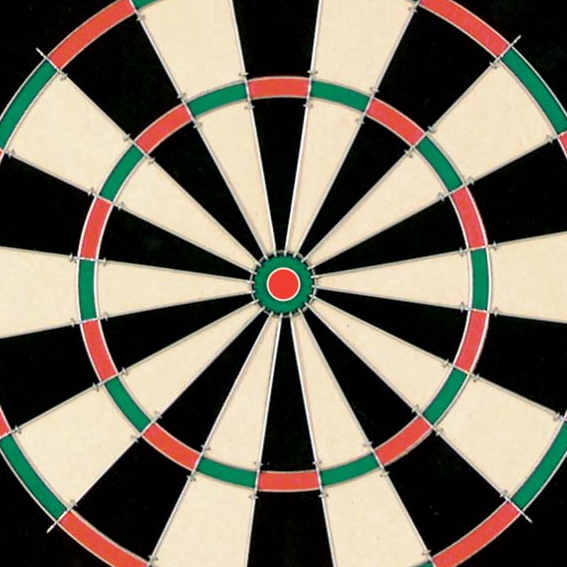
//> input picture COMS30121-CW-Report/Code/dart.bmp, 567 x 567 px
$ ./hough dart.bmp   (built with g++ and OpenCV 4)
//> lines starting //> are read from the running program, lines starting //| are printed output that depends on the picture; after the words box and inside, x2 and y2 are one past the last pixel; in counts of white or black regions, pixels touching at a corner belong together
// header inclusion
// header inclusion
#include <stdio.h>
#include "opencv2/objdetect/objdetect.hpp"
#include "opencv2/opencv.hpp"
#include "opencv2/core/core.hpp"
#include "opencv2/highgui/highgui.hpp"
#include "opencv2/imgproc/imgproc.hpp"
#include <iostream>

using namespace std;
using namespace cv;

int main( int argc, const char** argv )
{
       // 1. Read Input Image
	Mat src = imread(argv[1], CV_LOAD_IMAGE_COLOR);
//> src is the input picture: 567 rows x 567 cols, CV_8UC3; mean B, G, R 96.6, 111.5, 119.5
  Mat src_grey;

  /**
  *** Sobel edge detection code example courtesy of openCV tutorial
  *** https://docs.opencv.org/2.4/doc/tutorials/imgproc/imgtrans/sobel_derivatives/sobel_derivatives.html
  **/

  GaussianBlur(src, src, Size(3,3), 0, 0, BORDER_DEFAULT);

  cvtColor(src, src_grey, CV_BGR2GRAY);
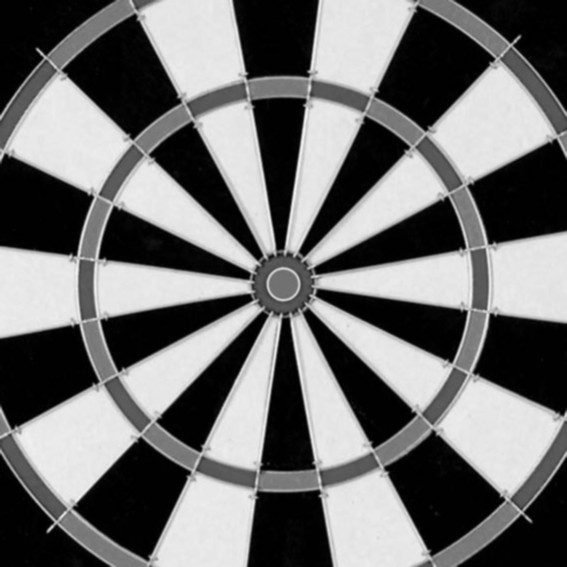
//> src_grey: 567 rows x 567 cols, CV_8UC1; min 0, max 242, mean 112.3

  Mat grad_x, grad_y;
  Mat abs_grad_x, abs_grad_y;

  Sobel(src_grey, grad_x, CV_32F, 1, 0, 3);
  Sobel(src_grey, grad_y, CV_32F, 0, 1, 3);
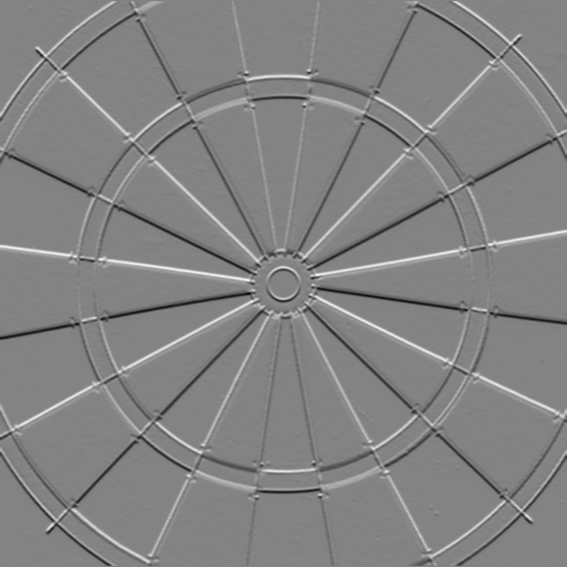
//> grad_y: 567 rows x 567 cols, CV_32FC1; min -628, max 592, mean 0.1; drawn with min black and max white

  convertScaleAbs(grad_x, abs_grad_x);
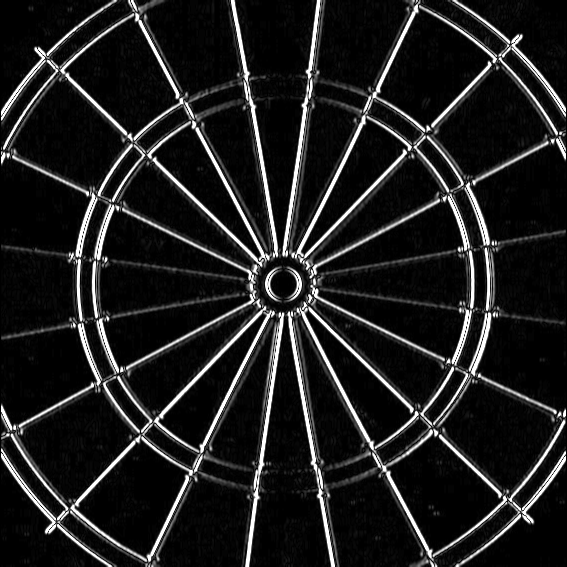
//> abs_grad_x: 567 rows x 567 cols, CV_8UC1; min 0, max 255, mean 30
  convertScaleAbs(grad_y, abs_grad_y);
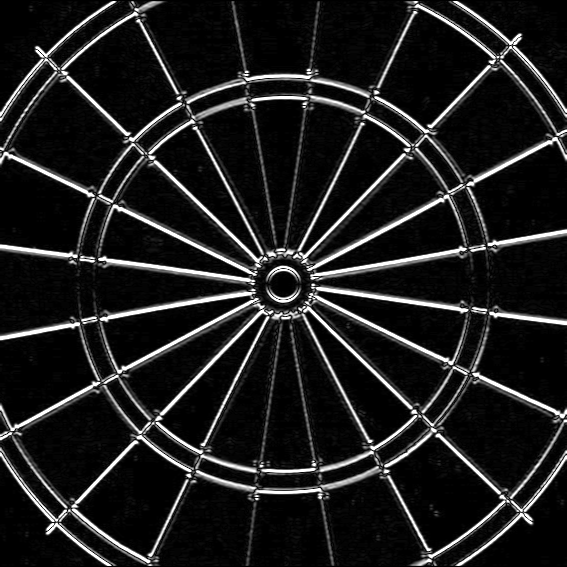
//> abs_grad_y: 567 rows x 567 cols, CV_8UC1; min 0, max 255, mean 29.8

  Mat gradMag;
	Mat gradDir = src_grey.clone();

  magnitude(grad_x, grad_y, gradMag);


	for(int y = 0; y < gradDir.rows; y++){
		for(int x = 0; x < src_grey.cols; x++){
			gradDir.at<uchar>(y,x) = atan(grad_y.at<float>(y,x) / grad_x.at<float>(y,x));
		}
	}
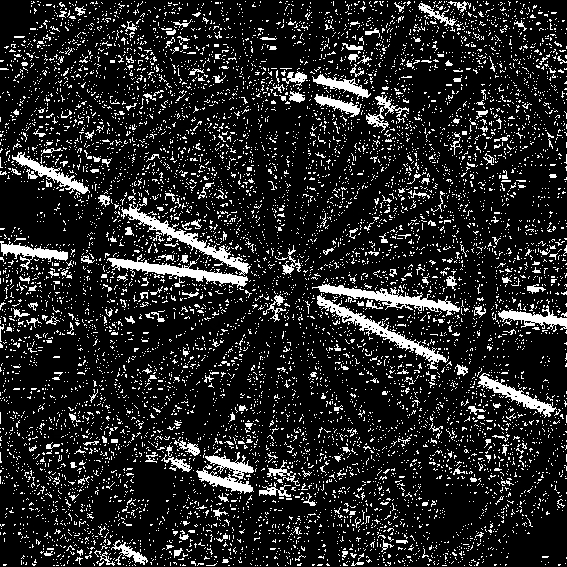
//> gradDir: 567 rows x 567 cols, CV_8UC1; min 0, max 255, mean 37.5


	int thr = 100;
  for(int i = 0; i < gradMag.rows; i++)
  {
    for(int j = 0; j < gradMag.cols; j++)
    {
      if(gradMag.at<float>(i,j) < thr) gradMag.at<float>(i,j) = 0;
      else gradMag.at<float>(i,j) = 255;
    }
  }
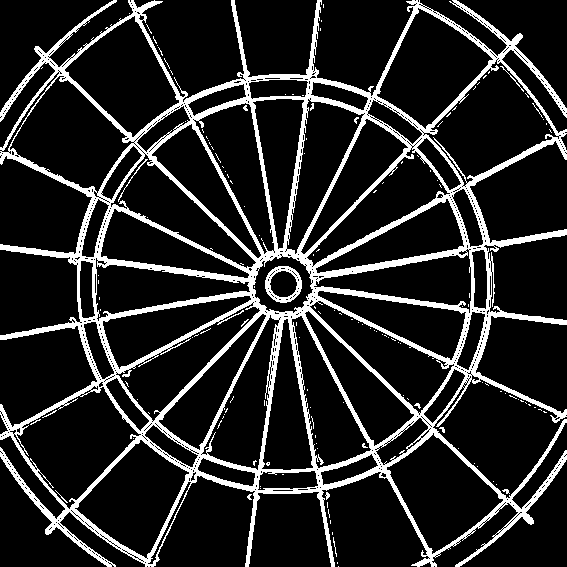
//> gradMag: 567 rows x 567 cols, CV_32FC1; 15% white; 147 white regions (137 under 20 px), largest, box (x1, y1, x2, y2) and area: (0, 0, 567, 567) 47029, (265, 266, 302, 303) 500, (118, 159, 148, 202) 67

  imwrite("grad.png", gradMag);
	imwrite("dir.png", gradDir);


	int radmin = 30;
	int radmax = 50;
	int radGrain = 1;

	//float yScaleMin = 1; Has to be y to keep hough_space as ints
	//float yScaleMax = 1; can change it to x to make it easier to visualise but
	//float yScaleGrain = 10; it might be more difficult to think about codewise

	//float rotMin = 0; keep in degrees and change in sin/cos to rads to keep
	//float rotMax = 360; hough space as ints
	//float rotGrain = 1;

	int edge_thr = 100;

	int dims[3] = {gradMag.rows, gradMag.cols, radmax-radmin};
//> dims = [567, 567, 20]
	//int dims[5] = {gradMag.rows, gradMag.cols, radmax-radmin, yScaleMax - yScaleMin, rotationMax-rotationMin};
	Mat_<int> hough_space(3, dims, CV_8UC1);

	for(int y = 0; y < gradMag.rows; y++){ //Go through every pixel in the image.
		for(int x = 0; x < gradMag.cols; x++){
			if(gradMag.at<float>(y,x) == 255){
				for(int r = radmin; r < radmax; r += radGrain){ //Go through all values of r
					//for(int yScale = yScaleMin; yScale <= yScaleMax; yScale += yScaleGrain){}
						//for(int rot = rotMin; rot <= rotMax; rot += rotGrain){}
							//int x_0 = x - r*cos(gradDir.at<uchar>(y,x) + (rot * 2pi/360))
							//int y_0 = y*yScale - r * sin(gradDir.at<uchar>(y,x) + (rot * 2pi/360))
							//if(x_0 > 0 && x_0 < gradMag.cols && y_0 > 0 && y_0 < gradMag.rows)
								//hough_space.at<int>(y_0, x_0, r-radmin, yScale - yScaleMin, rot)
					int x_0 = x - r * cos(gradDir.at<uchar>(y,x)); //Vote on
					int y_0 = y - r * sin(gradDir.at<uchar>(y,x));
					if(x_0 > 0 && x_0 < gradMag.cols && y_0 > 0 && y_0 < gradMag.rows){
						hough_space.at<int>(y_0, x_0, r-radmin) += 1;
					}

					x_0 = x + r * cos(gradDir.at<uchar>(y,x));
					y_0 = y + r * sin(gradDir.at<uchar>(y,x));
					if(x_0 > 0 && x_0 < gradMag.cols && y_0 > 0 && y_0 < gradMag.rows){
						hough_space.at<int>(y_0, x_0, r-radmin) += 1;
					}
				}
			}
		}
	}

	Mat circleImage = src.clone();

	int vote_thresh = 3;

	for(int y = 0; y < hough_space.size[0]; y++){
		for(int x = 0; x < hough_space.size[1]; x++){
			for(int r = 0; r < hough_space.size[2]; r++){
				if(hough_space.at<int>(y, x, r) > vote_thresh){
					circle(circleImage, Point(x, y), r+radmin, Scalar(0, 255, 255), 0.5);
				}
			}
		}
	}
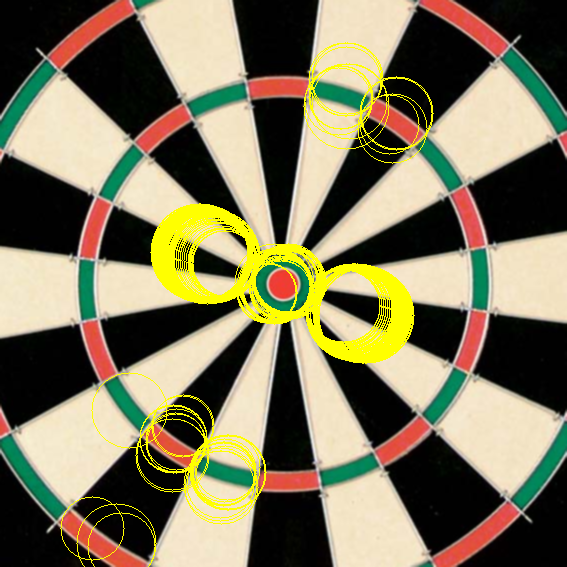
//> circleImage: 567 rows x 567 cols, CV_8UC3; mean B, G, R 90.5, 119.2, 126.8
	imwrite("circles.png", circleImage);

	//TODO Generalize, scales & ovals & stuff
}
